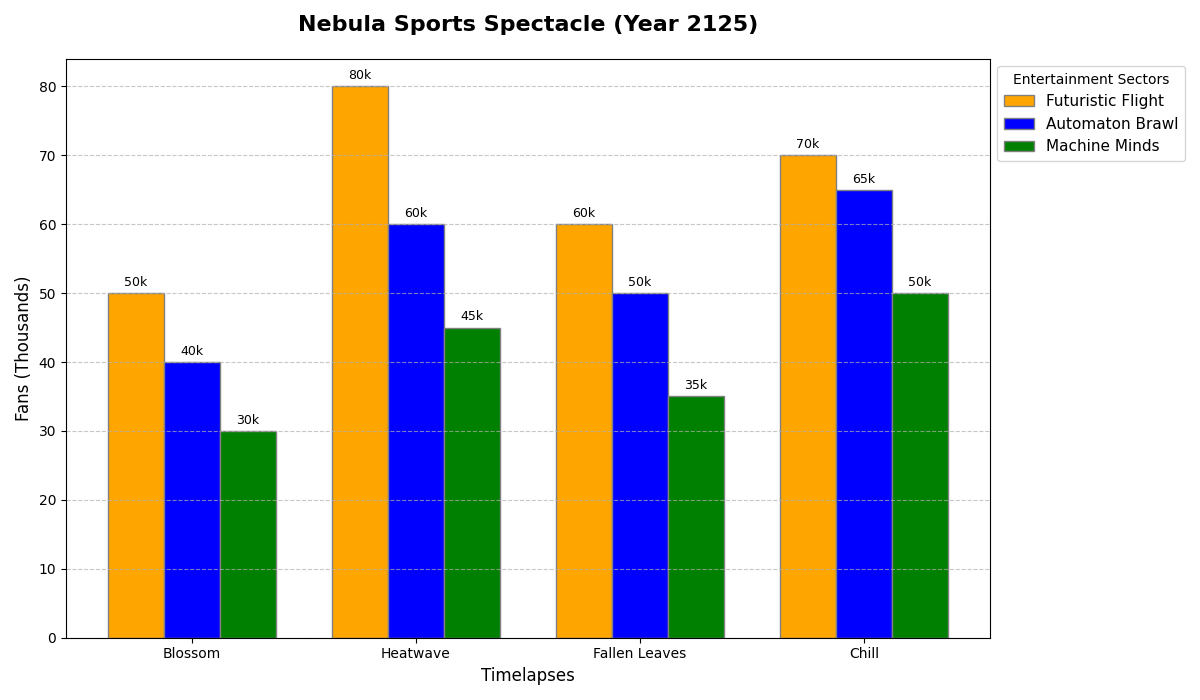

The script that drew this image:
import matplotlib.pyplot as plt
import numpy as np

# Data: Ticket Sales in Thousands
seasons = ["Blossom", "Heatwave", "Fallen Leaves", "Chill"]
drone_racing = [50, 80, 60, 70]
robot_wrestling = [40, 60, 50, 65]
ai_chess = [30, 45, 35, 50]

fig, ax = plt.subplots(figsize=(12, 7))

bar_width = 0.25
x = np.arange(len(seasons))
br1 = x
br2 = [i + bar_width for i in br1]
br3 = [i + bar_width for i in br2]

ax.bar(br1, drone_racing, color='orange', width=bar_width, edgecolor='grey', label='Futuristic Flight')
ax.bar(br2, robot_wrestling, color='blue', width=bar_width, edgecolor='grey', label='Automaton Brawl')
ax.bar(br3, ai_chess, color='green', width=bar_width, edgecolor='grey', label='Machine Minds')

ax.set_title('Nebula Sports Spectacle (Year 2125)', fontsize=16, fontweight='bold', pad=20)
ax.set_xlabel('Timelapses', fontsize=12)
ax.set_ylabel('Fans (Thousands)', fontsize=12)
ax.set_xticks([r + bar_width for r in range(len(seasons))])
ax.set_xticklabels(seasons)

for bar, ticket_sales in zip(ax.patches, drone_racing + robot_wrestling + ai_chess):
    height = bar.get_height()
    ax.annotate(f'{ticket_sales}k',
                xy=(bar.get_x() + bar.get_width() / 2, height),
                xytext=(0, 3),
                textcoords="offset points",
                ha='center', va='bottom', fontsize=9, color='black')

ax.legend(loc='upper left', bbox_to_anchor=(1, 1), fontsize=11, title='Entertainment Sectors')

ax.yaxis.grid(True, linestyle='--', alpha=0.7)

plt.tight_layout()

plt.show()
